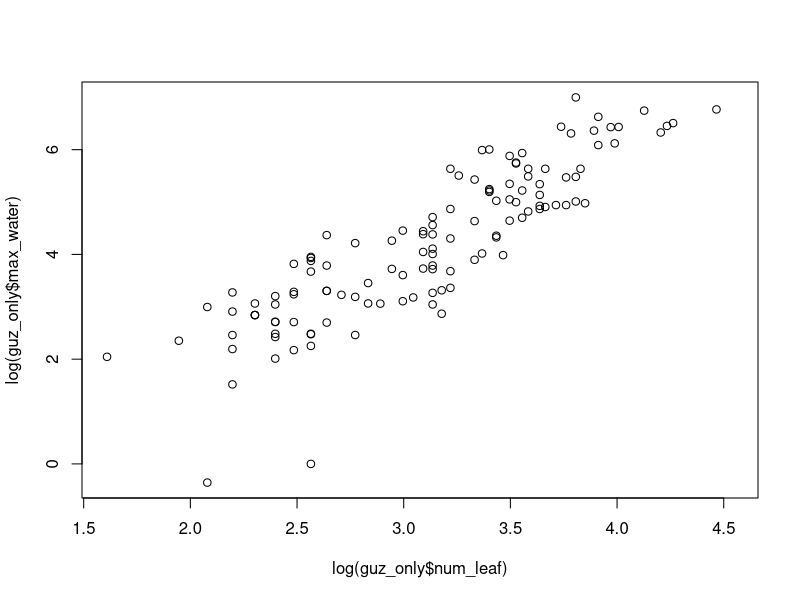
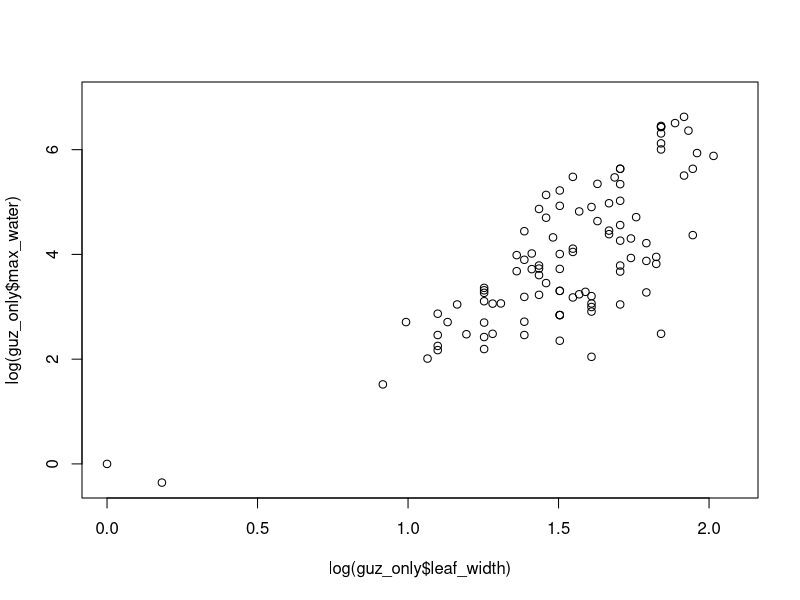

Here is the R script that generated these plots, in order: (Note: this script raises an error after producing the figures.)
# read the dataset
#setwd("~/Dropbox/CommunityAnalysis/CESAB trait working group/cesabfunctionalwebsdata")
require(dplyr)
require(readr)
require(tidyr)

# bromeliads --------------------------------------------------------------
broms <- read_csv("data-raw/01_broms.csv")
summ_broms<-read_csv("data-raw/02_broms.csv")
glimpse(summ_broms)

maxvol=broms %>%select(bromeliad_id,visit_id,diameter,num_leaf) 
View(maxvol)
####French Guiana equation of Regis
#FrenchGuianaAechmea2007, Aechmea mertensii exp(0.611+1.09*log(fg$diameter))
volu<- function(a){exp(0.611+1.09*log(a))}
summ_broms%>%
  mutate(max_water= ifelse(visit_id == 286, volu(diameter), max_water))%>%filter(visit_id==286)%>%View

#FrenchGuianaAechmea2008,PetitSaut, Aechmea mertensii a=diameter, b= num_leaf exp(4.838+5.5888*log(fg$diameter)-1.1649*(log(fg$diameter))^2+5.7181*log(fg$num_leaf)-1.7982*(log(fg$num_leaf)^2))
volu<- function(a,b){exp(0.0292 +0.339*log(a) + 1.3563*log(b))}
summ_broms%>%
  mutate(max_water= ifelse(visit_id == 301, volu(diameter,num_leaf), max_water))%>%filter(visit_id==301)%>%View

#FrenchGuianaAechmea2008,Kaw, Aechmea mertensii exp(0.0292 +0.339*log(fg$diameter) + 1.3563*log(fg$num_leaf))
volu<- function(a,b){exp(0.0292 +0.339*log(a) + 1.3563*log(b))}
summ_broms%>%
  mutate(max_water= ifelse(visit_id == 296, volu(diameter,num_leaf), max_water))%>%filter(visit_id==296)%>%View

#Sitio 336, Aechmea aquilega Vmax= exp(-0.4368 +0.735*log(fg1$diameter)+ 1.4260*log(fg1$num_leaf))
 volu<- function(a,b){exp(-0.4368 +0.735*log(a)+ 1.4260*log(b))}
summ_broms%>%
  mutate(max_water= ifelse(visit_id == 336, volu(diameter,num_leaf), max_water))%>%filter(visit_id==336)%>%View

#FrenchGuianaVriesea2007, Vriesea splendens No information of diameter and number of leaf

# how many species names are there for bromeliads
unique(summ_broms$species)

guz_only = filter(summ_broms, grepl("^Gu|^G\\.", species))
unique(guz_only$species)
glimpse(guz_only)
View(guz_only)
write_csv(guz_only,"guzmania.csv")

# We can use this equation for Honduras and Colombia2000 and 2001
plot(log(guz_only$num_leaf),log(guz_only$max_water))
summary(lm(log(max_water)~log(num_leaf) + log(actual_water +1),data=guz_only ))

honduras=filter(summ_broms,visit_id=="106"|visit_id=="111")
Vol.max= exp(0.78960 + 0.68576*log(honduras$num_leaf) + 0.44664*log(honduras$actual_water +1))
Col=filter(summ_broms,visit_id=="96"|visit_id=="91")
Vol.max= exp(0.78960 + 0.68576*log(Col$num_leaf) + 0.44664*log(Col$actual_water +1))

honduras<- function(a,b){exp(0.78960 + 0.68576*log(a) + 0.44664*log(b+1))}
summ_broms%>%
  mutate(max_water= ifelse(visit_id == 106|visit_id==111|visit_id==91|visit_id==96, honduras(num_leaf,actual_water), max_water))%>%filter(visit_id == 106|visit_id==111|visit_id==91|visit_id==96)%>%View


#We can use this equation for Colombia.Rioblanco 2012 (366) and El Verde 
summary(lm(log(max_water)~log(num_leaf),data=guz_only))

Col2012=filter(summ_broms,visit_id=="366")
Vol.max=exp(-2.3418 + 2.1025*log(Col2012$num_leaf))

honduras<- function(a){exp(-2.3418 + 2.1025*log(a))}
summ_broms%>%
  mutate(max_water= ifelse(visit_id%in%c(131,146,151,156,161,166,171,176,181,351,356,361,366), honduras(num_leaf), max_water))%>%filter(visit_id%in%c(131,146,151,156,161,166,171,176,181,351,356,361))%>%View

# We can use this equation for Colombia. Rioblanco 2014(371), ELVERDE
plot(log(guz_only$leaf_width),log(guz_only$max_water))
summary(lm(log(max_water)~log(num_leaf) + log(leaf_width) ,data=guz_only))

Col2014=filter(summ_broms,visit_id=="371")
Vol.max= exp(-4.18214 + 1.55894*log(Col2014$num_leaf) + 2.25906*log(Col2014$leaf_width))

honduras<- function(a,b){exp(-4.18214 + 1.55894*log(a) + 2.25906*log(b))}
summ_broms%>%
  mutate(max_water= ifelse(visit_id==371, honduras(num_leaf,leaf_width), max_water))%>%filter(visit_id == 371)%>%View



  

(summ_broms[,c("max_water","visit_id")])





  
write_csv(, "data-raw/02_broms.csv")

